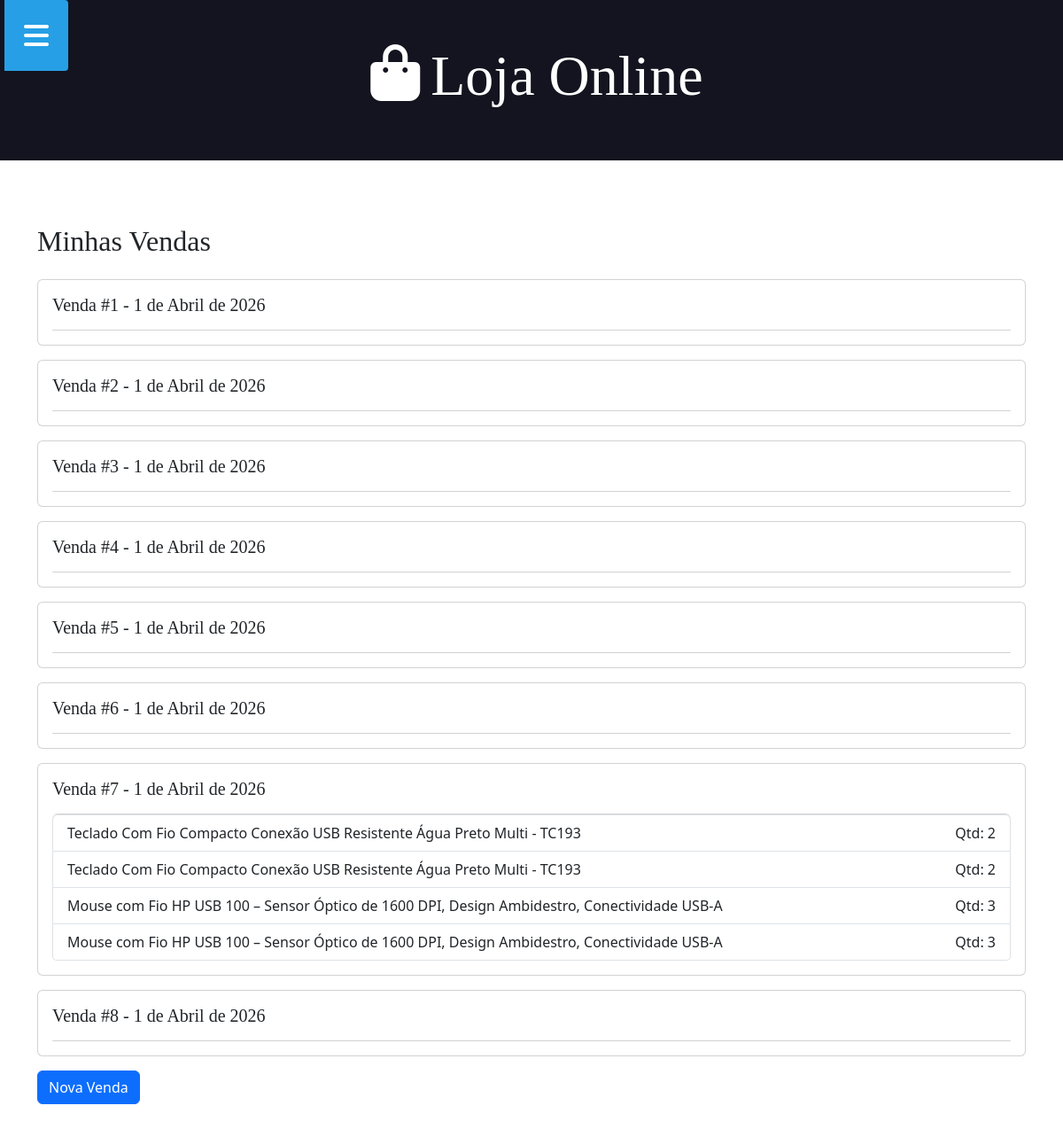
/vendas/ (signed in), run on the app's committed database.
### aplicacao/models.py (models this page shows, shortened)
class Venda(models.Model):
    STATUS_CHOICES = (
        ('P', 'PENDENTE'),
        ('C', 'CONCLUIDA'),
        ('X', 'CANCELADA')
    )
    status = models.CharField(max_length=1, choices=STATUS_CHOICES, default='P')
    data = models.DateField(auto_now_add=True)
    cliente = models.ForeignKey(User, on_delete=models.CASCADE)
    produtos = models.ManyToManyField(Produto, through='ItemVenda')

class ItemVenda(models.Model):
    venda = models.ForeignKey(Venda, on_delete=models.CASCADE)
    produto = models.ForeignKey(Produto, on_delete=models.CASCADE)
    qtde = models.IntegerField(null=True, blank=True)

class Produto(models.Model):
    nome = models.CharField(max_length=100, null=True, blank=True)
    preco = models.DecimalField(decimal_places=2, max_digits=10, null=True, blank=True)
    qtde = models.IntegerField(null=True, blank=True)
    descricao = models.TextField(null=True, blank=True)
    data = models.DateField(null=True, blank=True)
    imagem = models.ImageField(upload_to='produtos/', null=True, blank=True)

### aplicacao/views.py (the view)
# urls.py: path('vendas/', listarVendas, name='urlListarVendas'),
@login_required(login_url="urlentrar")
def listarVendas(request):
    vendas = Venda.objects.filter(cliente=request.user)
    return render(request, 'listarVendas.html', {'vendas': vendas})

### aplicacao/templates/listarVendas.html (shortened to what this page needs)
{% extends 'global/base.html' %}
{% block content %}
<div class="container mt-4">
    <h2 class="mb-4">Minhas Vendas</h2>
    {% if vendas %}
        {% for venda in vendas %}
            <div class="card mb-3 p-3">
                <h5>Venda #{{ venda.id }} - {{ venda.data }}</h5>
                <ul class="list-group mt-2">
                    {% for item in venda.itemvenda_set.all %}
                        <li class="list-group-item d-flex justify-content-between">
                            {{ item.produto.nome }}
                            <span>Qtd: {{ item.qtde }}</span>
                        </li>
                    {% endfor %}
                </ul>
            </div>
        {% endfor %}
    {% else %}
        <p>Você ainda não fez nenhuma venda.</p>
    {% endif %}
    <a href="{% url 'urlCriarVenda' %}" class="btn btn-primary">
        Nova Venda
    </a>
</div>
{% endblock %}

### static/css/styles.css (style rules this page uses)
.container { max-width: 144rem; margin: 0 auto; padding: 3rem; }
h1, h2, h3, h4, h5, h6 { font-family: 'Roboto Slab', serif; }

### data on the page
Venda: id "1", data "1 de Abril de 2026"
Venda: id "2", data "1 de Abril de 2026"
Venda: id "3", data "1 de Abril de 2026"
Venda: id "4", data "1 de Abril de 2026"
Venda: id "5", data "1 de Abril de 2026"
Venda: id "6", data "1 de Abril de 2026"
Venda: id "7", data "1 de Abril de 2026"
ItemVenda: produto.nome "Teclado Com Fio Compacto Conexão USB Resistente Água Preto Multi - TC193", qtde "2"
ItemVenda: produto.nome "Teclado Com Fio Compacto Conexão USB Resistente Água Preto Multi - TC193", qtde "2"
ItemVenda: produto.nome "Mouse com Fio HP USB 100 – Sensor Óptico de 1600 DPI, Design Ambidestro, Conectividade USB-A", qtde "3"
ItemVenda: produto.nome "Mouse com Fio HP USB 100 – Sensor Óptico de 1600 DPI, Design Ambidestro, Conectividade USB-A", qtde "3"
Venda: id "8", data "1 de Abril de 2026"
